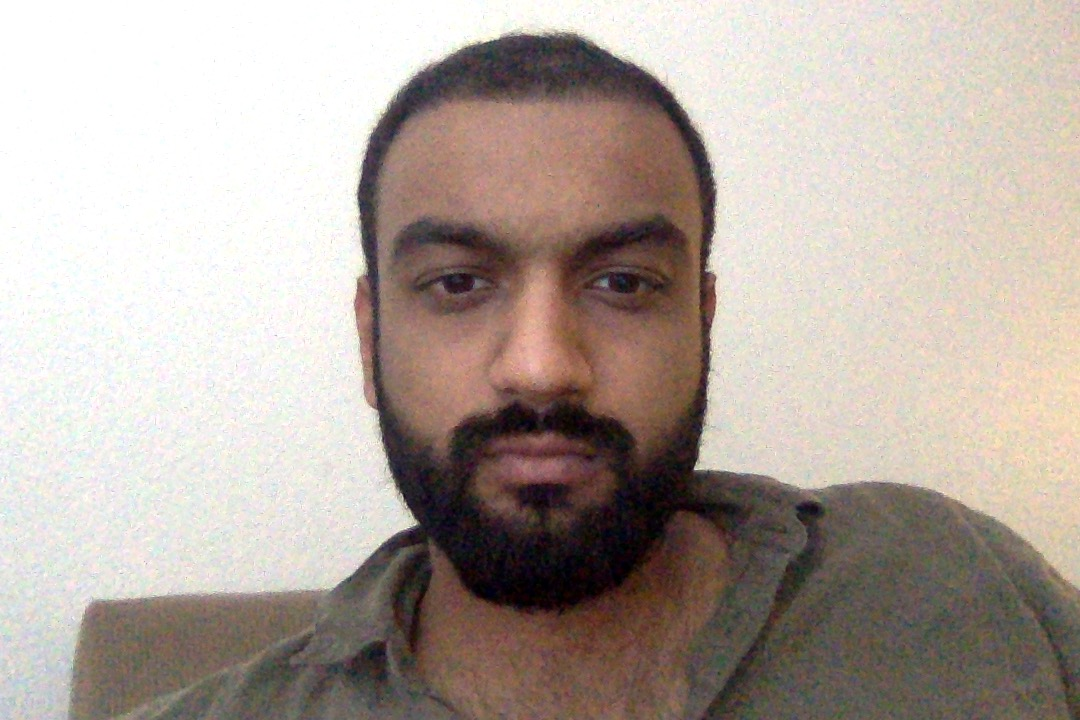
%> input picture database/1.jpg, 1080 x 720 px
$ octave main.m   (GNU Octave 9; MATLAB toolbox functions it lacks are replaced by stand-ins)
%> lines starting %> are read from the running program, lines starting %| are printed output that depends on the picture
### FeatureStatistical.m
function [F] = FeatureStatistical(im)

im = double(rgb2gray(im));

m = mean(mean(im));

s = std(std(im));

F = [m s];

end

### main.m
close all;clear;clc;

%% Taking inputs

% [4 lines of commented-out code are left out]

[fname, path] = uigetfile('.jpg','Open a face as input for training');
%> the answer given: database/1.jpg
fname = strcat(path,fname);
im = imread(fname);
%> im is the input picture: size 720x1080x3 uint8; mean R, G, B 178.7, 167.1, 159.2
c = input('Enter the class of this image : ');
%> the answer given: 3

%% Feature extraction %%

F = FeatureStatistical(im);
%> in FeatureStatistical, `im = double(rgb2gray(im));`:
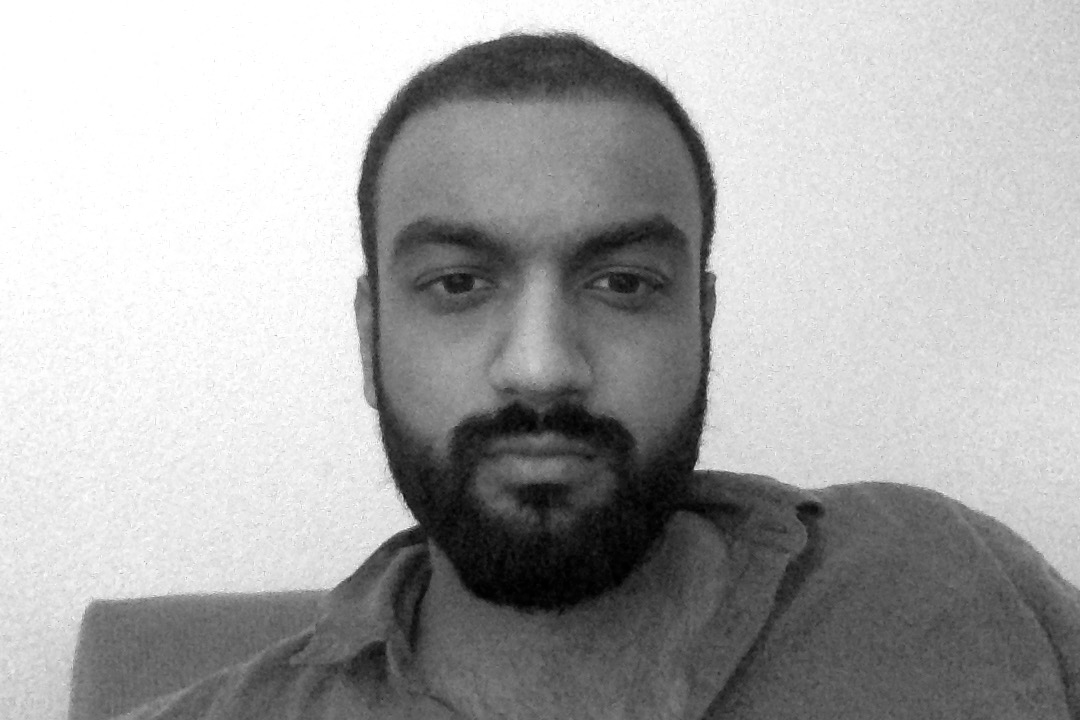
%> im: size 720x1080 double; min 0, max 255, mean 169.7
%> in FeatureStatistical, `m = mean(mean(im));`: m = 169.7
%> in FeatureStatistical, `s = std(std(im));`: s = 12.99
%> in FeatureStatistical, `F = [m s];`: F = [169.7 12.99]
%> F = [169.7 12.99]

try
    load db;
    F = [F c];
%> F = [169.7 12.99 3]
    db = [db;F];
%> db = [169.7 12.99 1; 169.1 13.08 1; 168.5 13.48 1; 115.1 9.14 1; 169.7 12.99 3]
    save db.mat db
catch
    db = [F c];         % m s c
    save db.mat db
end


% points = detectSURFFeatures(I);
% [SURFfeatures, valid_points] = extractFeatures(I, points);
% [HOGfeatures,hogVisualization] = extractHOGFeatures(I);

%% UI %%

 %[fname, path] = uigetfile('Open a face as input for training','.jpg');

%fname = strcat(path,fname);
 %im = imread(fname);
